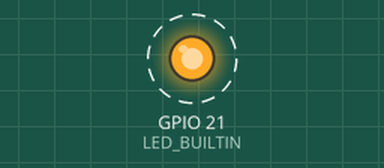
Bench run of a program on a simulated Seeed XIAO ESP32-S3. Parts: output pins drawn as LEDs (lit = HIGH). Dashed ring = blinking. The ROS host is connected and sends only what is stated.

Above: at 2.5 s.
Timing chart, 0 to 5.0 s (numbered marks = the images above):
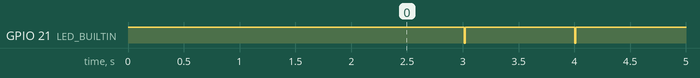

Measured:
- by itself, GPIO 21 (LED_BUILTIN): alternates HIGH for 0.98 s and LOW for 0.01 s

The program:

main.cpp
```cpp
#include <Arduino.h>
#include <micro_ros_platformio.h>

#include <rcl/rcl.h>
#include <rclc/executor.h>
#include <rclc/rclc.h>
#include <std_msgs/msg/int32.h>

// --- KONFIGURATION ---
#ifndef LED_BUILTIN
#define LED_BUILTIN 21
#endif

// Micro-ROS Objekte
rcl_publisher_t publisher;
std_msgs__msg__Int32 msg;
rclc_executor_t executor;
rclc_support_t support;
rcl_allocator_t allocator;
rcl_node_t node;
rcl_timer_t timer;

// Status-LED Logik
#define LED_ON LOW
#define LED_OFF HIGH

// Fehler-Loop (Blinkt schnell, wenn was schiefgeht)
void error_loop() {
    while (1) {
        digitalWrite(LED_BUILTIN, !digitalRead(LED_BUILTIN));
        delay(100);
    }
}

// Timer-Callback: Wird regelmäßig aufgerufen, um Daten zu senden
void timer_callback(rcl_timer_t *timer, int64_t last_call_time) {
    RCLC_UNUSED(last_call_time);
    if (timer != NULL) {
        // Wert hochzählen und senden
        msg.data++;
        rcl_publish(&publisher, &msg, NULL);

        // Visuelles Feedback: Kurzes Blinken bei jedem Senden
        digitalWrite(LED_BUILTIN, LED_ON);
        delay(10);
        digitalWrite(LED_BUILTIN, LED_OFF);
    }
}

void setup() {
    // 1. Initialisierung
    Serial.begin(115200);
    pinMode(LED_BUILTIN, OUTPUT);
    digitalWrite(LED_BUILTIN, LED_OFF);

    // 2. Transport setzen (WICHTIG für ESP32-S3 USB)
    // Das sagt Micro-ROS: "Nutze den seriellen Port für die Kommunikation"
    set_microros_serial_transports(Serial);

    delay(2000); // Kurz warten, damit USB stabil ist

    // 3. Micro-ROS Setup
    allocator = rcl_get_default_allocator();

    // Support erstellen
    if (rclc_support_init(&support, 0, NULL, &allocator) != RCL_RET_OK) {
        // Wenn hier ein Fehler kommt, erreicht er den Agenten meist nicht
        // Wir machen weiter, versuchen es aber im Loop neu (State Machine wäre
        // besser, aber dies ist simpel)
    }

    // Node erstellen: "esp32_layer1"
    rclc_node_init_default(&node, "esp32_layer1", "", &support);

    // Publisher erstellen: Topic "/amr_heartbeat"
    rclc_publisher_init_default(
        &publisher, &node, ROSIDL_GET_MSG_TYPE_SUPPORT(std_msgs, msg, Int32),
        "amr_heartbeat");

    // Timer erstellen (alle 1000ms = 1Hz)
    rclc_timer_init_default(&timer, &support, RCL_MS_TO_NS(1000),
                            timer_callback);

    // Executor erstellen (verwaltet die Callbacks)
    rclc_executor_init(&executor, &support.context, 1, &allocator);
    rclc_executor_add_timer(&executor, &timer);

    msg.data = 0;
}

void loop() {
    // Die Magie: Hier wird geprüft, ob Daten rein/raus müssen
    // Spin some work
    rclc_executor_spin_some(&executor, RCL_MS_TO_NS(100));
    delay(10);
}
```
